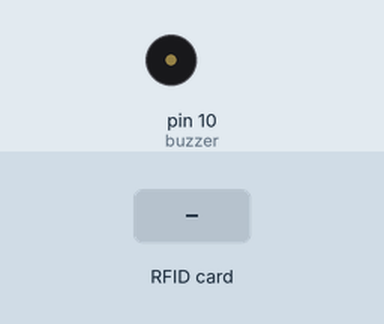
This sketch was run on a simulated Arduino Uno, built with avr-gcc and run on an emulated ATmega328P. Shown: buzzer (waves = sounding, pin HIGH). Inputs (shaded band) come from the test bench. Pins used as bus, display or sensor lines are not drawn; what the sketch prints to the serial monitor is not drawn.

Above: at 1.2 s.
1.3 s: RFID card 53 A2 3C 91 held to the reader
Timing chart, 0 to 4.3 s (numbered marks = the images above; inputs shaded):
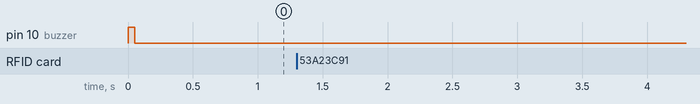

The sketch:

comunicacao_SPI_com_RFID.ino
```cpp
//Inclui as bibliotecas do SPI e do RC522
#include <SPI.h>
#include <MFRC522.h>

//Definição dos pinos de conexão do projeto
#define PINO_SS 9
#define PINO_RST 8

//Cria o item para configurar o módulo RC522
MFRC522 mfrc522(PINO_SS, PINO_RST);

//Definição dos pinos de saída dos LEDs e do Buzzer
int LEDred = 12;
int LEDgreen = 13;
int buzzer = 10;

// Variável para controlar tentativas inválidas de acesso do cartão
int controle = 0;

void setup() {
  Serial.begin(9600); // Inicializa a serial
  SPI.begin();// Inicializa a comunicação SPI
  mfrc522.PCD_Init(); // Inicializa o módulo MFRC522
  Serial.println("Sistema Inicializado: Aproxime o token");

  // Pinos de saída
  pinMode(LEDred, OUTPUT);
  pinMode(LEDgreen, OUTPUT);
  pinMode(buzzer, OUTPUT);
}

void loop(){
  digitalWrite(LEDred, HIGH);
  digitalWrite(LEDgreen, LOW);
  digitalWrite(buzzer, LOW);
  if (!mfrc522.PICC_IsNewCardPresent()) return;// Aguarda a aproximação do token
  if (!mfrc522.PICC_ReadCardSerial()) return; // Seleciona qual token vai ser utilizado
  Serial.print("UID da tag:"); // Mostra UID do token na serial
  String conteudo= ""; //Cria uma variável vazia, do tipo string
  byte letra;
  for (byte i = 0; i < mfrc522.uid.size; i++) {
    if(mfrc522.uid.uidByte[i] < 0x10){
      Serial.print(" 0");
    }
    else{
      Serial.print(" ");
    }
    Serial.print(mfrc522.uid.uidByte[i], HEX);// Printa a mensagem convertida em hexadecimal
    if(mfrc522.uid.uidByte[i] < 0x10){
      conteudo.concat(String(" 0"));
    }
    else{
      conteudo.concat(String(" "));
    }
    conteudo.concat(String(mfrc522.uid.uidByte[i], HEX));
  }
  Serial.println();
  conteudo.toUpperCase(); //Coloca todas as letras da string em maiúscula
  if (conteudo.substring(1) == "53 A2 3C 91") { //Se for o cartão certo
    digitalWrite(LEDred, LOW);
    Serial.println("Acesso Liberado!");
    digitalWrite(LEDgreen, HIGH);
    delay(5000);
  }
  else { //Se for o cartão errado
    Serial.println("Cartão inválido!");
    for (int i=0; i<3; i++){
      digitalWrite(LEDred, LOW);
      delay(500);
      digitalWrite(LEDred, HIGH);
      delay(500);
    }
    controle++; //incrementa as tentativas inválidas
  }
  if (controle == 5){
    Serial.println("SISTEMA BLOQUEADO!");
    digitalWrite(buzzer, HIGH);
    for (int i=0; i<5; i++){
      digitalWrite(LEDred, LOW);
      delay(500);
      digitalWrite(LEDred, HIGH);
      delay(500);
    }
    controle = 0;
    digitalWrite(buzzer, LOW);
  }
  delay(1000);
}
```

Measured:
- after the input at 1.3 s, every drawn part: stays the same
